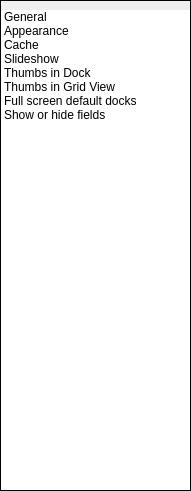
  <widget class="QStackedWidget" name="listContainer">
   <property name="geometry">
    <rect>
     <x>10</x>
     <y>20</y>
     <width>191</width>
     <height>491</height>
    </rect>
   </property>
   <property name="frameShape">
    <enum>QFrame::Box</enum>
   </property>
   <property name="currentIndex">
    <number>0</number>
   </property>
   <widget class="QWidget" name="page">
    <widget class="QListWidget" name="listWidget">
     <property name="geometry">
      <rect>
       <x>0</x>
       <y>9</y>
       <width>191</width>
       <height>481</height>
      </rect>
     </property>
     <property name="styleSheet">
      <string notr="true">border: none;</string>
     </property>
     <property name="frameShape">
      <enum>QFrame::NoFrame</enum>
     </property>
     <property name="frameShadow">
      <enum>QFrame::Plain</enum>
     </property>
     <property name="spacing">
      <number>4</number>
     </property>
     <item>
      <property name="text">
       <string>General</string>
      </property>
     </item>
     <item>
      <property name="text">
       <string>Appearance</string>
      </property>
     </item>
     <item>
      <property name="text">
       <string>Cache</string>
      </property>
     </item>
     <item>
      <property name="text">
       <string>Slideshow</string>
      </property>
     </item>
     <item>
      <property name="text">
       <string>Thumbs in Dock</string>
      </property>
     </item>
     <item>
      <property name="text">
       <string>Thumbs in Grid View</string>
      </property>
     </item>
     <item>
      <property name="text">
       <string>Full screen default docks</string>
      </property>
     </item>
     <item>
      <property name="text">
       <string>Show or hide fields</string>
      </property>
     </item>
    </widget>
   </widget>
   <widget class="QWidget" name="page_2"/>
  </widget>
